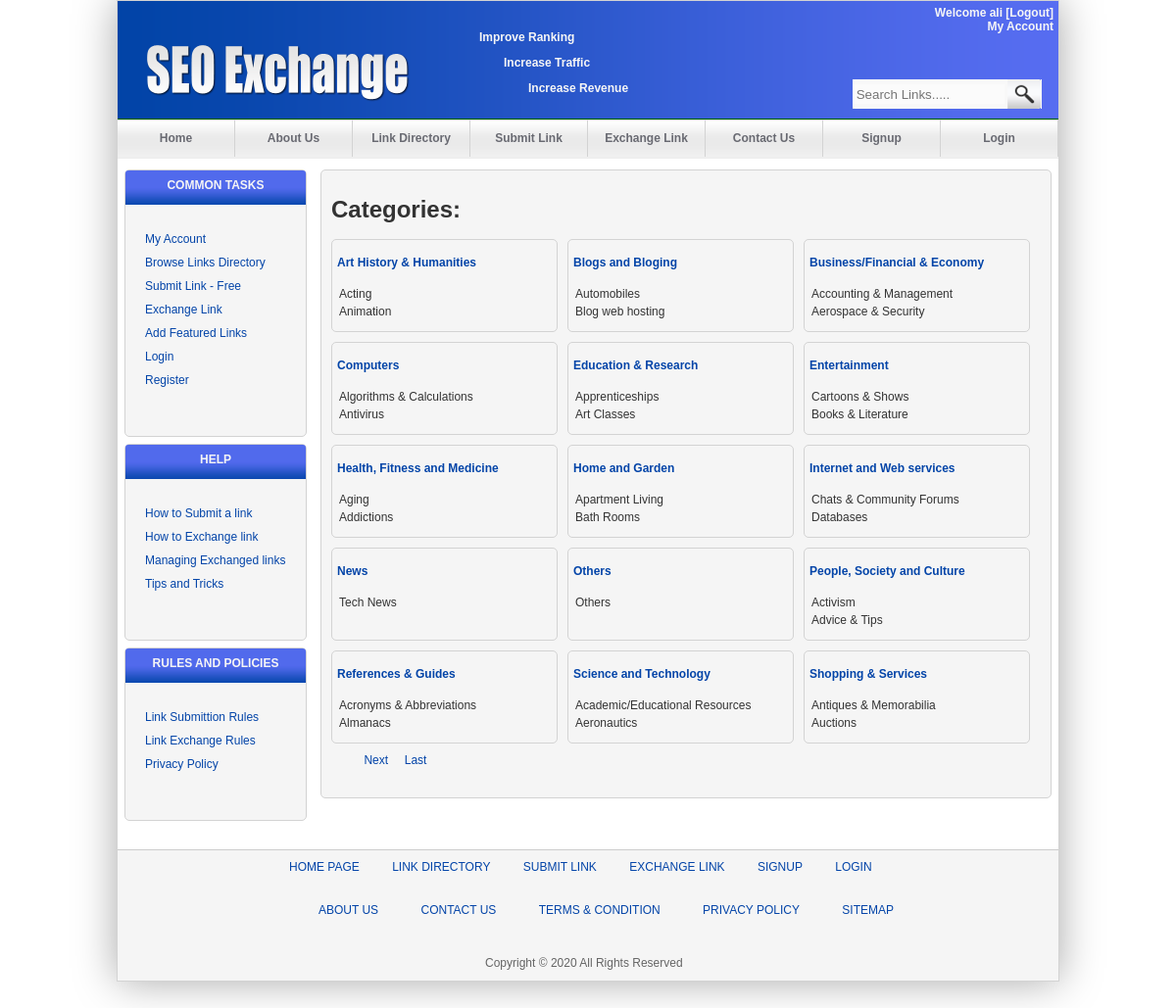
The page /LinkDirectory.php (signed in) on the database its author committed.
### tables this page shows
CREATE TABLE IF NOT EXISTS `subcategory` (
  `id` int(11) NOT NULL AUTO_INCREMENT,
  `Name` varchar(30) NOT NULL,
  PRIMARY KEY (`id`)
);

### LinkDirectory.php (the view, shortened to what this page needs)
<?php require_once('Connections/seoExchangeDbConnection.php'); ?>
<?php
if (!function_exists("GetSQLValueString")) {
function GetSQLValueString($theValue, $theType, $theDefinedValue = "", $theNotDefinedValue = "")
{
  $theValue = function_exists("mysql_real_escape_string") ? mysql_real_escape_string($theValue) : mysql_escape_string($theValue);
  switch ($theType) {
    case "text":
      $theValue = ($theValue != "") ? "'" . $theValue . "'" : "NULL";
      break;
  }
  return $theValue;
}
}
$currentPage = $_SERVER["PHP_SELF"];
$maxRows_RecordsetCategories = 15;
$pageNum_RecordsetCategories = 0;
$startRow_RecordsetCategories = $pageNum_RecordsetCategories * $maxRows_RecordsetCategories;
$query_RecordsetCategories = "SELECT DISTINCT category.name FROM category ORDER BY category.name";
$query_limit_RecordsetCategories = sprintf("%s LIMIT %d, %d", $query_RecordsetCategories, $startRow_RecordsetCategories, $maxRows_RecordsetCategories);
$RecordsetCategories = mysql_query($query_limit_RecordsetCategories, $seoExchangeDbConnection) or die(mysql_error());
$row_RecordsetCategories = mysql_fetch_assoc($RecordsetCategories);
if (isset($_GET['totalRows_RecordsetCategories'])) {
  $totalRows_RecordsetCategories = $_GET['totalRows_RecordsetCategories'];
} else {
  $all_RecordsetCategories = mysql_query($query_RecordsetCategories);
  $totalRows_RecordsetCategories = mysql_num_rows($all_RecordsetCategories);
}
$totalPages_RecordsetCategories = ceil($totalRows_RecordsetCategories/$maxRows_RecordsetCategories)-1;
$queryString_RecordsetCategories = "";
$queryString_RecordsetCategories = sprintf("&totalRows_RecordsetCategories=%d%s", $totalRows_RecordsetCategories, $queryString_RecordsetCategories);
?>
<!DOCTYPE html PUBLIC "-//W3C//DTD XHTML 1.0 Transitional//EN" "http://www.w3.org/TR/xhtml1/DTD/xhtml1-transitional.dtd">
<html xmlns="http://www.w3.org/1999/xhtml">
<head>
<link href="Styles/main.css" rel="stylesheet" type="text/css" />
<link href="SpryAssets/SpryMenuBarHorizontal.css" rel="stylesheet" type="text/css" />
</head>
<body>
<div id="HeaderText">
  <p>Improve Ranking</p>
  <p style="text-indent:25px">Increase Traffic</p>
  <p style="text-indent:50px">Increase Revenue</p>
</div>
<div id="container">
  <div id="header">
    <div id="logo"> <a href="index.php"><img src="images/Logo SEO Exchange.png" width="268" height="58" alt="seo Exchange Logo" longdesc="index.php" border="none;"/></a></div>
    <div id="navbar">
      <ul id="MenuBar1" class="MenuBarHorizontal">
        <li><a href="index.php">Home</a></li>
        <li><a href="AboutUs.php">About Us</a></li>
        <li><a href="LinkDirectory.php">Link Directory</a></li>
        <li><a href="SubmitLink.php">Submit Link</a></li>
        <li><a href="ExchangeLink.php">Exchange Link</a></li>
        <li><a href="ContactUs.php">Contact Us</a></li>
        <li><a href="Signup.php">Signup</a></li>
        <li><a href="login.php">Login</a></li>
      </ul>
    </div>
    <div id="DivUserWelcome">
      <?php
	   $urlLogout="<a href='/doLogout.php' style='color:#F6F6F6'> [Logout] </a>";
if (isset($_SESSION['MM_Username'])){echo "Welcome  ".$_SESSION['MM_Username']."  ".$urlLogout;
         echo  "<br /><a href='/myAccount.php' style='color:#F6F6F6'> My Account </a><br />";}?>
    </div>
    <div id="searchbar">
      <form id="Searchform" name="Searchform" method="get" action="Search.php">
        <input name="searchField" type="text" id="searchField" placeholder=" Search Links....." />
        <input type="submit" name="searchButton" id="searchButton" value="  " />
      </form>
    </div>
  </div>
  <div id="main">
    <div id="sidebar">
      <div class="panel">
        <div class="panelHeading">Common Tasks</div>
        <div class="panelBody">
          <ul>
            <?php
		  if (isset($_SESSION['MM_Username'])){?>
            <li><a href="../myAccount.php">My Account</a></li>
            <?php }?>
            <a href="/LinkDirectory.php">
            <li>Browse Links Directory</li>
            </a> <a href="/SubmitLink.php">
            <li>Submit Link - Free</li>
            </a> <a href="/ExchangeLink.php">
            <li>Exchange Link</li>
            </a> <a href="/AddFeatured.php">
            <li>Add Featured Links</li>
            </a> <a href="/login.php">
            <li>Login</li>
            </a> <a href="/Signup.php">
            <li>Register</li>
            </a>
          </ul>
        </div>
      </div>
      <div class="panel">
        <div class="panelHeading">Help</div>
        <div class="panelBody">
          <ul>
            <a href="/HowToSubmitLink.php">
            <li>How to Submit a link</li>
            </a> <a href="/HowToExchange.php">
            <li>How to Exchange link</li>
            </a> <a href="/HowToManage.php">
            <li>Managing Exchanged links</li>
            </a> <a href="/Tips.php">
            <li>Tips and Tricks</li>
            </a>
          </ul>
        </div>
      </div>
      <div class="panel">
        <div class="panelHeading">Rules and policies</div>
        <div class="panelBody">
          <ul>
            <a href="/LinkSubmitRules.php">
            <li>Link Submittion Rules</li>
            </a> <a href="/LinkExchangeRules.php">
            <li>Link Exchange Rules</li>
            </a> <a href="/Privacy.php">
            <li>Privacy Policy</li>
            </a>
          </ul>
        </div>
      </div>
    </div>
    <div id="content">
      <div class="panel">
        <div class="panelBody" style="height:600px">
          <h1>Categories: </h1>
          <ul>
            <?php do { ?>
              <li>
                <h4> <a href="subCategories.php<?php echo "?catname=".urlencode($row_RecordsetCategories['name']);?>"><?php echo $row_RecordsetCategories['name']; ?></a> </h4>
                <?php mysql_select_db($database_seoExchangeDbConnection, $seoExchangeDbConnection);
		$query_RecordsetSubCategories=sprintf("SELECT subcategory.Name FROM subcategory INNER JOIN category ON subcategory.id=category.subcategory
WHERE category.name =%s LIMIT 2",GetSQLValueString($row_RecordsetCategories['name'], "text"));
	$RecordsetSubCategories = mysql_query($query_RecordsetSubCategories, $seoExchangeDbConnection) or die(mysql_error());
	$row_RecordsetSubCategories = mysql_fetch_assoc($RecordsetSubCategories);
	do{ echo "<table>
  	<tr><td>".$row_RecordsetSubCategories['Name']."</td>
  	</tr>
	</table>";
		}while ($row_RecordsetSubCategories = mysql_fetch_assoc($RecordsetSubCategories));
?>
            </li>
            <?php } while ($row_RecordsetCategories = mysql_fetch_assoc($RecordsetCategories)); ?>
          </ul>
          <p>
            <a href="<?php printf("%s?pageNum_RecordsetCategories=%d%s", $currentPage, max(0, $pageNum_RecordsetCategories - 1), $queryString_RecordsetCategories); ?>">&nbsp;
            &nbsp;&nbsp;&nbsp;</a> <a href="<?php printf("%s?pageNum_RecordsetCategories=%d%s", $currentPage, min($totalPages_RecordsetCategories, $pageNum_RecordsetCategories + 1), $queryString_RecordsetCategories); ?>">&nbsp;&nbsp;&nbsp;
            <?php if ($totalRows_RecordsetCategories > 0) {  ?>
              <?php if ($pageNum_RecordsetCategories < $totalPages_RecordsetCategories) {  ?>
                Next
                <?php }  ?>
              <?php }  ?>
            &nbsp;</a> <a href="<?php printf("%s?pageNum_RecordsetCategories=%d%s", $currentPage, $totalPages_RecordsetCategories, $queryString_RecordsetCategories); ?>">&nbsp;
            <?php if ($totalRows_RecordsetCategories > 0) {  ?>
              <?php if ($pageNum_RecordsetCategories < $totalPages_RecordsetCategories) {  ?>
                Last
                <?php }  ?>
              <?php }  ?>
            </a>
          </p>
        </div>
      </div>
    </div>
  </div>
  <div id="footer">
    <div id="footnav">
      <ul>
        <a href="index.php">
        <li>Home Page</li>
        </a> <a href="LinkDirectory.php">
        <li>link directory</li>
        </a> <a href="SubmitLink.php">
        <li>submit link</li>
        </a> <a href="ExchangeLink.php">
        <li>exchange link</li>
        </a> <a href="Signup.php">
        <li>signup</li>
        </a> <a href="login.php">
        <li>Login</li>
        </a>
      </ul>
    </div>
    <div id="footcontent">
      <ul>
        <a href="AboutUs.php">
        <li>About Us</li>
        </a> <a href="ContactUs.php">
        <li>Contact Us</li>
        </a> <a href="TermConditions.php">
        <li>Terms & Condition</li>
        </a> <a href="Privacy.php">
        <li>Privacy Policy</li>
        </a> <a href="index.php">
        <li>Sitemap</li>
        </a>
      </ul>
    </div>
    <div id="copyright">
      Copyright &copy; <?php echo date('Y');?> All Rights Reserved </div>
  </div>
</div>
</body>
</html>

### Styles/main.css (style rules this page uses)
body,td,th { font-family: Arial, Helvetica, sans-serif; font-size: 12px; color: #333; margin: 0px; padding: 0px; }
body { background-color: #FFF; margin-top: 0px; margin-bottom: 30px; }
a:link { color: #0344a8; text-decoration: none; }
h1 { color: #333; }
#container { height: 1000px; width: 960px; margin: auto; border: solid 1px lightgray; box-shadow: 0px 0px 40px darkGray; }
#logo { height: 58px; width: 268px; margin-top: 45px; margin-right: 30px; margin-bottom: 30px; margin-left: 30px; position: absolute; }
#header { background-color: #060; height: 160px; width: 960px; background-image: url(../images/bannerbg.png); background-repeat: no-repeat; position: relative; margin-top: 0px; }
#HeaderText { position:absolute; left:439px; top:19px; width:192px; height:85px; z-index:1; font-size: 12px; font-weight: bold; color: #F6F6F6; margin-left: 50px; font-family: Verdana, Geneva, sans-serif; }
#searchbar { background-color: #E6E6E6; height: 30px; width: 190px; margin-bottom: 10px; margin-right: 10px; position: absolute; top: 80px; margin-left: 750px; }
#navbar { height: 40px; width: 960px; text-align: center; background-image:url(../images/bgNavbar.png); background-repeat: repeat-x; position: relative; padding: 0px; top: 121px; }
#Searchform { background-color: #F8F8F8; font-family: Arial, Helvetica, sans-serif; height: 30px; width: 193px; border-right-width: 0px; border-bottom-left-radius: 3px; }
#searchField { background-color: #FBFBFB; font-family: Arial, Helvetica, sans-serif; height: 20px; width: 155px; margin: 0px; padding: 0px; border-top-style: none; border-right-style: none; border-bottom-style: none; border-left-style: none; color: #333; }
#searchButton { background-image: url(../images/searchlogo.png); height: 30px; width: 34px; border-top-style: none; border-right-style: none; border-bottom-style: none; border-left-style: none; cursor: pointer; }
#sidebar { float: left; height: 600px; width: 200px; position: relative; }
#main { height: 660px; width: 960px; margin-top: 5px; }
.panel { background-color: whiteSmoke; position: relative; height: auto; border: solid 1px lightgray; border-radius: 5px; margin: 7px; width: auto; padding-bottom: 20px; }
#footer { background-color: whiteSmoke; height: 133px; width: 960px; float: right; border-top: 1px solid #CCC; }
#footnav ul { margin-top: 10px; margin-right: 125px; margin-bottom: 10px; margin-left: 125px; }
#footcontent ul { margin-top: 10 .px; margin-right: 145px; margin-bottom: 10px; margin-left: 145px; margin-top: 30px; }
#copyright { font-family: Arial, Helvetica, sans-serif; color: #656565; padding-right: 375px; padding-left: 375px; margin-top: 40px; }
#content .panel .panelBody { width: auto; height: auto; padding: 10px; }
#footnav ul li { display: inline; margin-right: 15px; margin-bottom: 5px; margin-left: 5px; padding: 5px; font-family: Tahoma, Geneva, sans-serif; text-transform: uppercase; color: #0344a8; }
#footcontent ul li { display: inline; margin-right: 15px; margin-bottom: 5px; margin-left: 15px; padding: 5px; font-family: Tahoma, Geneva, sans-serif; text-transform: uppercase; color: #0344a8; }
#content { width: 760px; float: right; height: 701px; }
#DivUserWelcome { position:absolute; height:23px; z-index:1; top: 5px; font-size: 12px; font-weight: bold; color: #F6F6F6; font-family: Verdana, Geneva, sans-serif; text-align: right; right: 5px; float: right; }
.panelHeading { font-family: Tahoma, Geneva, sans-serif; background-image: url(../images/bgPanelHeading.png); background-repeat: repeat-x; height: 35px; position: relative; border-top-left-radius: 3px; border-top-right-radius: 3px; font-weight: bold; text-transform: uppercase; color: #f5f5f5; text-align: center; padding-top: 8px; }
.panelBody { padding: 10px; }
.panelBody ul li { font-family: Tahoma, Geneva, sans-serif; color: #0344a8; list-style-type: none; font-weight: normal; padding-bottom: 10px; }
.panelBody ul { margin: 10px; padding: 0px; }
h4 { font-family: Tahoma, Geneva, sans-serif; color: #0344a8; font-weight: bold; }

### LinkDirectory.php (style rules this page uses)
#main #content .panel .panelBody ul { margin: 0; padding: 0; list-style-type: none; width: auto; }
#main #content .panel .panelBody ul li { padding: 5px; padding-top: 0px; list-style-type: none; position: relative; text-align: left; float: left; width: 219px; border: solid 1px lightgray; margin-right: 10px; margin-bottom: 10px; height: 88px; border-radius: 5px; }
a:link { text-decoration: none; }

### rows shown on the page
subcategory: Name "Acting"
subcategory: Name "Animation"
subcategory: Name "Automobiles"
subcategory: Name "Blog web hosting"
subcategory: Name "Accounting & Management"
subcategory: Name "Aerospace & Security"
subcategory: Name "Algorithms & Calculations"
subcategory: Name "Antivirus"
subcategory: Name "Apprenticeships"
subcategory: Name "Art Classes"
subcategory: Name "Cartoons & Shows"
subcategory: Name "Books & Literature"
subcategory: Name "Aging"
subcategory: Name "Addictions"
subcategory: Name "Apartment Living"
subcategory: Name "Bath Rooms"
subcategory: Name "Chats & Community Forums"
subcategory: Name "Databases"
subcategory: Name "Tech News"
subcategory: Name "Others"
subcategory: Name "Activism"
subcategory: Name "Advice & Tips"
subcategory: Name "Acronyms & Abbreviations"
subcategory: Name "Almanacs"
subcategory: Name "Academic/Educational Resources"
subcategory: Name "Aeronautics"
subcategory: Name "Antiques & Memorabilia"
subcategory: Name "Auctions"

### other values the page prints
$_SESSION['MM_Username'] "ali"
$row_RecordsetCategories['name'] "Art History & Humanities"
$row_RecordsetCategories['name'] "Blogs and Bloging"
$row_RecordsetCategories['name'] "Business/Financial & Economy"
$row_RecordsetCategories['name'] "Computers"
$row_RecordsetCategories['name'] "Education & Research"
$row_RecordsetCategories['name'] "Entertainment"
$row_RecordsetCategories['name'] "Health, Fitness and Medicine"
$row_RecordsetCategories['name'] "Home and Garden"
$row_RecordsetCategories['name'] "Internet and Web services"
$row_RecordsetCategories['name'] "News"
$row_RecordsetCategories['name'] "Others"
$row_RecordsetCategories['name'] "People, Society and Culture"
$row_RecordsetCategories['name'] "References & Guides"
$row_RecordsetCategories['name'] "Science and Technology"
